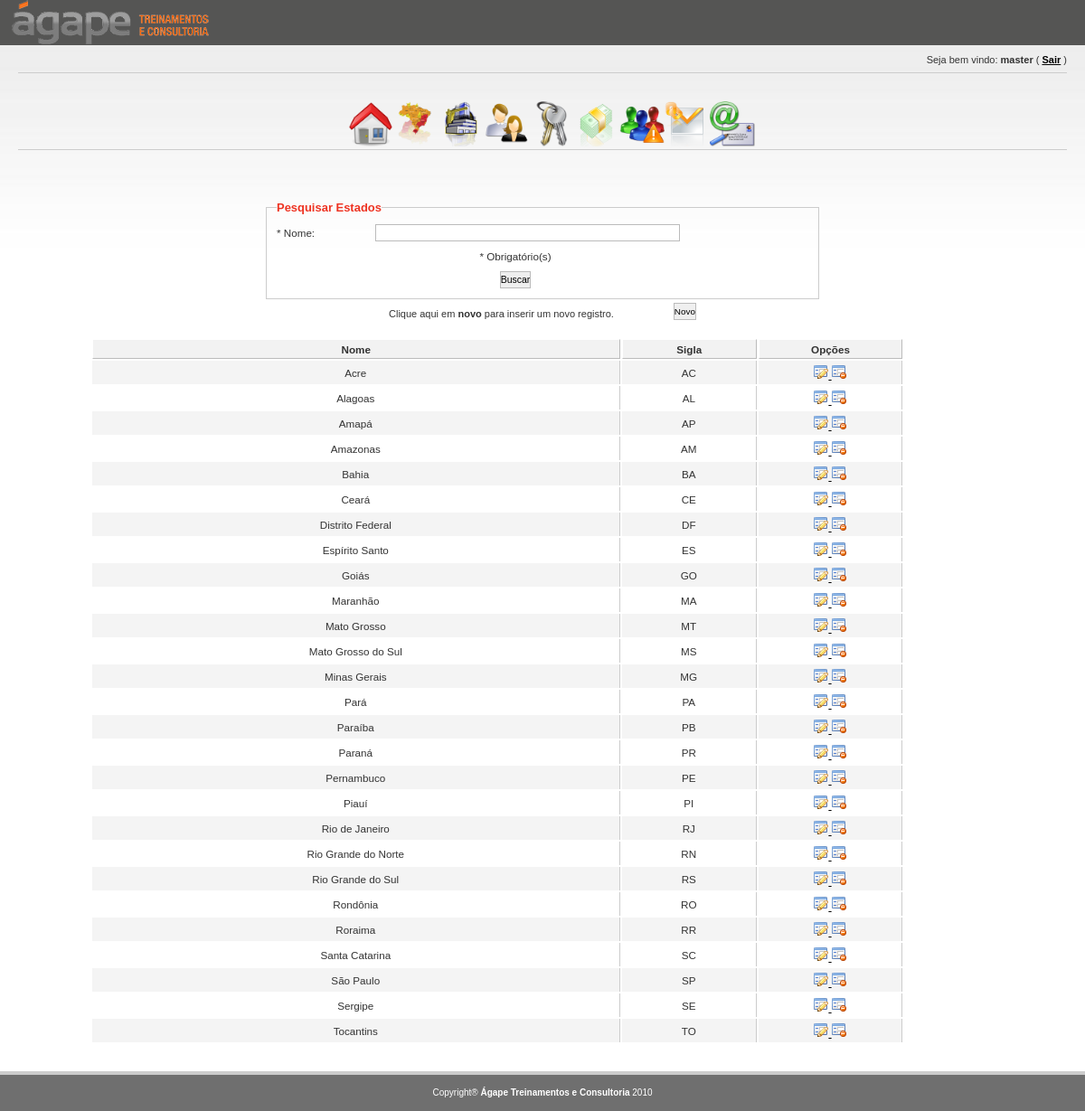
/views/principal.php?view=estados&link=index (signed in), run on the app's committed database.
### tables this page shows
CREATE TABLE `estados` (
  `id` int(10) unsigned NOT NULL auto_increment,
  `nome` varchar(255) NOT NULL,
  `sigla` char(3) default NULL,
  PRIMARY KEY  (`id`)
);

### views/estados/index.php (the view, shortened to what this page needs)
<form name="form1" method="post" action="<?php echo $path?>&link=index">
    <fieldset id="pesquisar">
    <legend>Pesquisar Estados</legend>
    <table>
        <tr>
            <td style="width:20%; text-align:left;">* Nome:</td>
            <td style="width:80%;"><input type="text" name="nome"></td>
        </tr>
        <tr>
            <td colspan="2">* Obrigat&oacute;rio(s)</td>
        </tr>
        <tr class="actions">
            <td colspan="2"><input type="submit" value="Buscar" class="botao" ></td>
        </tr>
    </table>
    </fieldset>
</form>
   <div id="novo">
       <input style="float:right;margin-top:-6px;"onclick="location.href='<?php echo $path?>&link=add'" type="button" name="novo" value="Novo" style="font-size: 100%;"/>
       Clique aqui em <b>novo</b> para inserir um novo registro.
   </div>
   <?php
   $sql = "SELECT";
   $sql.= "   e.id";
   $sql.= "  ,e.nome";
   $sql.= "  ,e.sigla";
   $sql.= " FROM";
   $sql.= "  estados e";
   $sql.= " WHERE 1=1";
   $sql.= " ORDER BY e.nome";
   $rs = mysql_query($sql) or die(mysql_error());
   ?>
   <div id="resultado">
    <table>
        <tr>
            <th>Nome</th>
            <th>Sigla</th>
            <th>Op&ccedil;&otilde;es</th>
        </tr>
        <?php
        while($row = mysql_fetch_array($rs)){
        ?>
	        <tr <?php echo ($i % 2 == 0) ? 'class="altrow"' : 'class=""'; ?>>
	            <td><?php echo $row['nome']?></td>
	            <td><?php echo $row['sigla']?></td>
	            <td style="width:150px">
					<a href="<?php echo $path?>&link=edit&id=<?php echo $row['id']?>">
						<img src="../img/actions/edit.png" title="Editar" alt="" />
					</a>
					<a href="<?php echo $path?>&link=index&id=<?php echo $row['id']?>&acao=3&operacao=2" onclick="return confirm('Deseja realmente deletar o registro');">
						<img src="../img/actions/delete.png" title="Deletar" alt="" />
					</a>
	            </td>
	        </tr>
        <?php
        	$i++;
        }
        ?>
    </table>
   </div>

### views/principal.php (shortened to what this page needs)
<!DOCTYPE html PUBLIC "-//W3C//DTD XHTML 1.0 Transitional//EN" "http://www.w3.org/TR/xhtml1/DTD/xhtml1-transitional.dtd">
<html xmlns="http://www.w3.org/1999/xhtml">
<head>
    <link rel="stylesheet" type="text/css" href="../css/newsletter.generic.css" />
    <link rel="stylesheet" type="text/css" href="../css/menu.css" />
</head>
<body onLoad='resizeFields();'>
    <div id="container">
        <div id="header"><img src="../img/newsLetter.png" alt="eNewsletter"/></div>
        <div id="content">
            <div id="logout" style="padding-bottom:8px; font-size: 11px; border-bottom:solid #cccccc 0.1em; margin-bottom:26px;">
                <div style="text-align:right;">
	                Seja bem vindo: <b><?php echo $_SESSION['dados']['usuario']["login"]?></b>
	               ( <a href="#" onclick="logout();">Sair</a> )
				</div>
            </div>
            <?php
            include('menu.php');
            ?>
            <br/>
            <br/>
            <?php
           	$path = 'principal.php?view=' . $_GET['view'];
            if ($_GET['view'] != ''){
            	require_once ($_GET['view'] .'/' . $_GET['link'] . '.php');
            }
            ?>
        </div>
        <div id="footer">Copyright® <b>Ágape Treinamentos e Consultoria</b> 2010</div>
    </div>
</body>
</html>

### views/menu.php (shortened to what this page needs)
<div class="dock" id="dock">
    <div class="dock-container">
        <a class="dock-item" href="principal.php">
        	<img src="../img/home.png" /><span>Home</span>
        </a>
        <a class="dock-item" href="principal.php?view=estados&link=index">
        	<img src="../img/estados.png" /><span>Estado</span>
        </a>
        <a class="dock-item" href="principal.php?view=municipios&link=index">
        	<img src="../img/cidade.png" /><span>Município</span>
        </a>
        <a class="dock-item" href="principal.php?view=clientes&link=index">
        	<img src="../img/clientes.png" /><span>Clientes</span>
        </a>
        <a class="dock-item" href="principal.php?view=usuarios&link=index">
        	<img src="../img/usuario.png" /><span>Usuários</span>
        </a>
        <a class="dock-item" href="principal.php?view=produtos&link=index">
        	<img src="../img/planos.png" /><span>Produtos</span>
        </a>
        <a class="dock-item" href="principal.php?view=marcas&link=index">
        	<img src="../img/grupos.png"/><span>Marcas</span>
        </a>
        <a class="dock-item" href="principal.php?view=categorias&link=index">
        	<img src="../img/gruposEmail.png"/><span>Categorias</span>
        </a>
        <a class="dock-item" href="principal.php?view=pedidos&link=index">
        	<img src="../img/contatosEmail.png"/><span>Pedidos</span>
        </a>
    </div>
</div>

### css/newsletter.generic.css (style rules this page uses)
* { margin:0; padding:0; }
body { background: #6F6F6F; color: #fff; font-family:'lucida grande',verdana,helvetica,arial,sans-serif; font-size:90%; margin: 0; }
a { color: black; text-decoration: underline; font-weight: bold; }
a img { border:none; }
#container { text-align: left; font-size:90%; }
#header { padding-left: 11px; background-color: #555554; }
#content { background: #fff; clear: both; color: #333; padding: 10px 20px 20px 20px; overflow: auto; margin-left:auto; margin-right:auto; background-image: url('../img/bgmenu.jpg'); background-repeat: repeat-x; min-height: 400px; }
#footer { clear: both; text-align: right; width: 100%; background-color: #6F6F6F; font-size: 10px; text-align:center; border-top: 4px solid #CCCCCC; padding-top: 14px; padding-bottom: 15px; }
#novo { width: 340px; margin-left: auto; margin-right: auto; margin-bottom: 20px; margin-top:10px; font-size: 85%; }
#resultado { width: 1000px; margin-left: auto; margin-right: auto; margin-top: 20px; }
table {  border:1px solid #ccc; border-right:0; clear: both; color: #333; margin-bottom: 10px; width: 90%; font-size: 90%; }
th { background: #f2f2f2; border:1px solid #bbb; border-top: 1px solid #fff; border-left: 1px solid #fff; text-align: center; height:20px; }
table tr td { border-right: 1px solid #ccc; padding: 4px; text-align: center; vertical-align: middle; }
table tr.altrow td { background: #f4f4f4; }
form { clear: both; margin: 0px; padding: 0px; }
fieldset { border: 1px solid #ccc; padding:5px; margin-bottom: 10px; }
fieldset table { border:none; background-color: transparent; margin:0px; }
fieldset table tr { border: none; background-color: transparent; }
fieldset table tr td { border: none; background-color: transparent; }
fieldset legend { color: #e32; font-size: 100%; font-weight: bold; margin-left:6px; }
fieldset#pesquisar { width: 600px; margin-left: auto; margin-right: auto; }
input, textarea { clear: both; display: block; font-size: 90%; font-family: "frutiger linotype", "lucida grande", "verdana", sans-serif; padding-top:3px; padding-bottom:3px; border: 0.1em solid #BBBBBB; width:80%; }
input[type=submit] { display: inline; font-size: 90%; width: auto; vertical-align: bottom; border: 0.1em solid #BBBBBB; cursor: pointer; padding-top:3px; padding-bottom:3px; }
input[type=button] { display: inline; font-size: 90%; width: auto; vertical-align: bottom; border: 0.1em solid #BBBBBB; cursor: pointer; padding-top:3px; padding-bottom:3px; }

### css/menu.css (style rules this page uses)
.dock { position: relative; height: 50px; text-align: center; }
.dock-container { position: absolute; height: 50px; padding-left: 20px; }
a.dock-item { display: block; width: 40px; color: #000; position: absolute; top: 0px; text-align: center; text-decoration: none; font: bold 12px Arial, Helvetica, sans-serif; }
.dock-item img { border: none; margin: 5px 10px 0px; width: 100%; }

### data on the page
estados: nome "Acre", sigla "AC"
estados: nome "Alagoas", sigla "AL"
estados: nome "Amapá", sigla "AP"
estados: nome "Amazonas", sigla "AM"
estados: nome "Bahia", sigla "BA"
estados: nome "Ceará", sigla "CE"
estados: nome "Distrito Federal", sigla "DF"
estados: nome "Espírito Santo", sigla "ES"
estados: nome "Goiás", sigla "GO"
estados: nome "Maranhão", sigla "MA"
estados: nome "Mato Grosso", sigla "MT"
estados: nome "Mato Grosso do Sul", sigla "MS"
estados: nome "Minas Gerais", sigla "MG"
estados: nome "Pará", sigla "PA"
estados: nome "Paraíba", sigla "PB"
estados: nome "Paraná", sigla "PR"
estados: nome "Pernambuco", sigla "PE"
estados: nome "Piauí", sigla "PI"
estados: nome "Rio de Janeiro", sigla "RJ"
estados: nome "Rio Grande do Norte", sigla "RN"
estados: nome "Rio Grande do Sul", sigla "RS"
estados: nome "Rondônia", sigla "RO"
estados: nome "Roraima", sigla "RR"
estados: nome "Santa Catarina", sigla "SC"
estados: nome "São Paulo", sigla "SP"
estados: nome "Sergipe", sigla "SE"
estados: nome "Tocantins", sigla "TO"

### other printed values
$_SESSION['dados']['usuario']["login"] "master"
